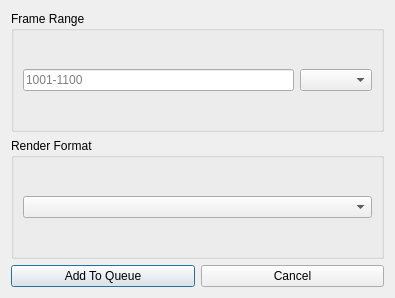
<?xml version="1.0" encoding="UTF-8"?>
<ui version="4.0">
 <class>Dialog</class>
 <widget class="QDialog" name="Dialog">
  <property name="geometry">
   <rect>
    <x>0</x>
    <y>0</y>
    <width>395</width>
    <height>298</height>
   </rect>
  </property>
  <property name="windowTitle">
   <string>Add Comps to Render Queue</string>
  </property>
  <layout class="QHBoxLayout" name="horizontalLayout">
   <item>
    <layout class="QVBoxLayout" name="mainLayout">
     <item>
      <widget class="QGroupBox" name="frameRangeGroupBox">
       <property name="title">
        <string>Frame Range</string>
       </property>
       <layout class="QHBoxLayout" name="horizontalLayout_2">
        <item>
         <widget class="QLineEdit" name="frameRangeLineEdit">
          <property name="placeholderText">
           <string>1001-1100</string>
          </property>
         </widget>
        </item>
        <item>
         <widget class="QComboBox" name="frameRangeComboBox"/>
        </item>
       </layout>
      </widget>
     </item>
     <item>
      <widget class="QGroupBox" name="renderFormatLayout">
       <property name="title">
        <string>Render Format</string>
       </property>
       <layout class="QVBoxLayout" name="verticalLayout_2">
        <item>
         <widget class="QComboBox" name="renderFormatDropdown"/>
        </item>
       </layout>
      </widget>
     </item>
     <item>
      <layout class="QHBoxLayout" name="buttonsLayout">
       <item>
        <widget class="QPushButton" name="addButton">
         <property name="text">
          <string>Add To Queue</string>
         </property>
        </widget>
       </item>
       <item>
        <widget class="QPushButton" name="cancelButton">
         <property name="text">
          <string>Cancel</string>
         </property>
        </widget>
       </item>
      </layout>
     </item>
    </layout>
   </item>
  </layout>
 </widget>
 <resources>
  <include location="resources.qrc"/>
 </resources>
 <connections/>
</ui>
